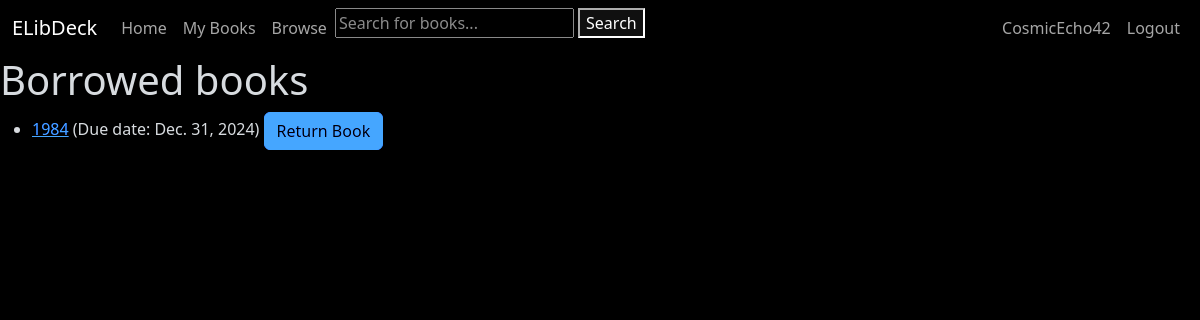
Page /profile/books (signed in) on the earlier database version.
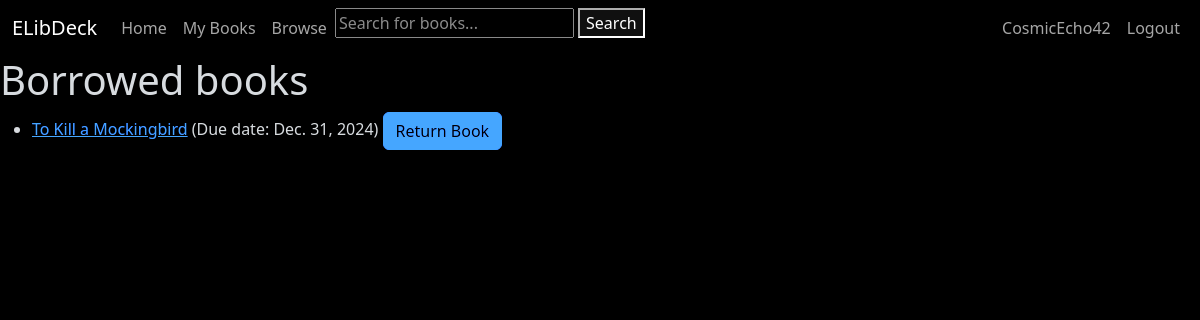
Same page on the later database version.
### books_catalog/models.py (models this page shows, shortened)
class BookInstance(models.Model):
    id = models.UUIDField(primary_key=True, default=uuid.uuid4,
                          help_text="Unique ID for this particular book across whole library")
    book = models.ForeignKey('Book', on_delete=models.RESTRICT, null=True)
    imprint = models.CharField(max_length=200, blank=True, null=True)
    due_date = models.DateField(null=True, blank=True)
    borrower = models.ForeignKey(settings.AUTH_USER_MODEL, on_delete=models.SET_NULL, null=True, blank=True)
    LOAN_STATUS = (
        ('o', 'On loan'),
        ('a', 'Available'),
        ('r', 'Reserved'),
    )
    total_late_fee = models.DecimalField(max_digits=5, decimal_places=2, default=0.00)
    status = models.CharField(
        max_length=1,
        choices=LOAN_STATUS,
        blank=True,
        default='m',
        help_text='Book availability',
    )
    class Meta:
        ordering = ['due_date']
        permissions = (("can_mark_returned", "Set book as returned"),)
    @property
    def is_overdue(self):
        return bool(self.due_date and date.today() > self.due_date)

class Book(models.Model):
    title = models.CharField(max_length=255, blank=True, null=True, help_text='Title of book')
    author = models.ForeignKey('Author', on_delete=models.RESTRICT, null=True)
    summary = models.TextField(max_length=1000, help_text="Enter a brief description of the book.", blank=True,
                               null=True)
    isbn = models.CharField('ISBN', max_length=13, unique=True, help_text='13 character ISBN', blank=True, null=True)
    genre = models.ManyToManyField(Genre, help_text='Select a genre for this book.')
    cover_image = models.ImageField(upload_to='MEDIA_ROOT/covers/', blank=True, null=True)
    publication_date = models.IntegerField(blank=True, null=True, help_text='Date of publication')
    borrowers = models.ManyToManyField(settings.AUTH_USER_MODEL, blank=True, related_name="borrowed_books")
    class Meta:
        ordering = ['title', '-publication_date']

### books_catalog/views.py (the view)
# urls.py: path('profile/books', views.LoanedToUserListView.as_view(), name='profile-books'),
class LoanedToUserListView(LoginRequiredMixin, generic.ListView):
    model = BookInstance
    template_name = 'books_catalog/bookinstance_borrowed_user.html'
    context_object_name = 'bookinstance_list'
    paginate_by = 10
    def get_queryset(self):
        return (
            BookInstance.objects.filter(borrower=self.request.user)
            .filter(status__exact='o')
            .order_by('due_date')
        )

### books_catalog/templates/books_catalog/bookinstance_borrowed_user.html (shortened to what this page needs)
{% extends "generic.html" %}
{% block content %}
    <h1>Borrowed books</h1>
    {% if bookinstance_list %}
        <ul>
            {% for bookinst in bookinstance_list %}
                <li class="{% if bookinst.is_overdue %}text-danger{% endif %}">
                    <a href="{% url 'books_catalog:book-detail' bookinst.book.pk %}">{{ bookinst.book.title }}</a>
                    (Due date: {{ bookinst.due_date }})
                    <a href="{% url 'books_catalog:return-book' bookinst.id %}" class="btn btn-primary">Return
                        Book</a>
                </li>
            {% endfor %}
        </ul>
    {% else %}
        <p>You have not borrowed any books.</p>
    {% endif %}
{% endblock %}

Differences in the rows shown:
no longer on this page (row edited): BookInstance: book "1984", due_date "Dec. 31, 2024"
now on this page (row edited): BookInstance: book "To Kill a Mockingbird", due_date "Dec. 31, 2024"
